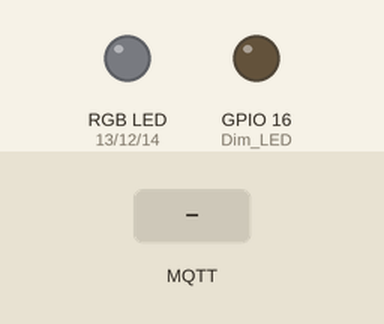
The sketch below on a simulated ESP8266 (NodeMCU). On the bench: an RGB LED mixed from three pins (HIGH = lit), output pins drawn as LEDs (lit = HIGH). Dashed ring = blinking. The test bench sets the inputs (shaded band). WiFi joins after 1.5 s; servers stay silent unless stated; no MQTT or app messages arrive unless stated; what the sketch prints to the serial monitor is not drawn.

Above: at 0.1 s.
At 2.7 s:
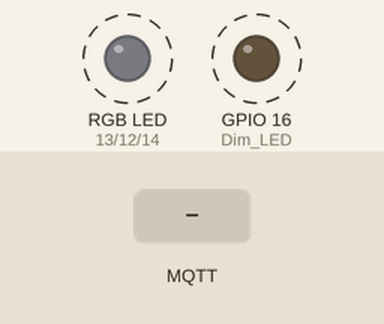
2.8 s: MQTT message "color" arrives on the first subscribed topic
5.8 s: MQTT message "dimmer" arrives on the first subscribed topic
8.8 s: MQTT message "1" arrives on the first subscribed topic
Timing chart, 0 to 17.8 s (numbered marks = the images above; inputs shaded):
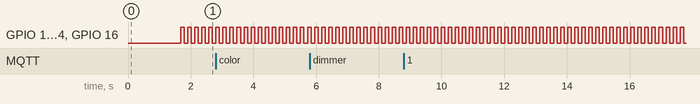

Measured:
- by itself, GPIO 12 (G_LED), GPIO 13 (R_LED), GPIO 14 (B_LED), GPIO 16 (Dim_LED): alternates HIGH for 0.11 s and LOW for 0.11 s

The sketch:

MQTT_RGBLed.ino
```cpp
#include <PubSubClient.h>
#include <ESP8266WiFi.h>

#define R_LED   13
#define G_LED   12
#define B_LED   14
#define Dim_LED 16
//#define CommonA

const char* ssid = "Pi_AP";
const char* password = "Raspberry";
char* server = "192.168.42.1";

String red_s,green_s,blue_s,dim_s;
char R_Set,G_Set,B_Set,Dim_Set,PWM_Count;

void callback(char* topic, byte* payload, unsigned int length) {
  // handle message arrived
  int i = 0;
  int select_color = 0;
  char message_buff[100];

  for(i = 0; i < length; i++) { message_buff[i] = payload[i]; }
  message_buff[i] = '\0';

  String msgString = String(message_buff);

  Serial.print("Subscribe "); Serial.write(topic); Serial.print(" : "); Serial.println(msgString);

  if(String(topic) == "color") {
    for(i = 0; i < (sizeof(msgString) - 1); i++) {
      if(msgString[i] != ',') {
        switch(select_color) {
          case 0: red_s = red_s + msgString[i]; break;
          case 1: green_s = green_s + msgString[i]; break;
          case 2: blue_s = blue_s + msgString[i]; break;
        }
      }
      else select_color++;
    }
    R_Set = red_s.toInt(); G_Set = green_s.toInt(); B_Set  = blue_s.toInt();
    Serial.print("Red : "); Serial.println(int(R_Set));
    Serial.print("Green : "); Serial.println(int(G_Set));
    Serial.print("Blue : "); Serial.println(int(B_Set));
    red_s = ""; green_s = ""; blue_s = "";
  }
  else if(String(topic) == "dimmer") {
    for(i = 0; i < (sizeof(msgString) - 1); i++) {
          dim_s = dim_s + msgString[i];
    }
    Dim_Set = dim_s.toInt();
    Serial.print("Dimmer : "); Serial.println(int(Dim_Set)); dim_s = "";
  }
}

WiFiClient wifiClient;
PubSubClient client(server, 1883, callback, wifiClient);

void setup()
{
  // Setup console
  pinMode(Dim_LED, OUTPUT); pinMode(R_LED, OUTPUT);
  pinMode(G_LED, OUTPUT); pinMode(B_LED, OUTPUT);

  #ifdef CommonA
    digitalWrite(Dim_LED, HIGH); digitalWrite(R_LED, HIGH);
    digitalWrite(G_LED, HIGH); digitalWrite(B_LED, HIGH);
  #else
    digitalWrite(Dim_LED, LOW); digitalWrite(R_LED, LOW);
    digitalWrite(G_LED, LOW); digitalWrite(B_LED, LOW);
  #endif

  Serial.begin(115200); delay(10); Serial.println();
  WiFi.begin(ssid, password);

  int retries = 0;
  while ((WiFi.status() != WL_CONNECTED) && (retries < 10)) {
    retries++; delay(500); Serial.print(".");
  }
  if (WiFi.status() == WL_CONNECTED) {
    Serial.println(""); Serial.println("WiFi connected");
  }

  if (client.connect("RGBLed")) {
    client.subscribe("color"); client.subscribe("dimmer");
  }
}

void loop()
{
  #ifdef CommonA
    if(PWM_Count < R_Set) digitalWrite(R_LED, LOW);
    else digitalWrite(R_LED, HIGH);
    if(PWM_Count < G_Set) digitalWrite(G_LED, LOW);
    else digitalWrite(G_LED, HIGH);
    if(PWM_Count < B_Set) digitalWrite(B_LED, LOW);
    else digitalWrite(B_LED, HIGH);
    if(PWM_Count < Dim_Set) digitalWrite(Dim_LED, LOW);
    else digitalWrite(Dim_LED, HIGH);
  #else
    if(PWM_Count < R_Set) digitalWrite(R_LED, HIGH);
    else digitalWrite(R_LED, LOW);
    if(PWM_Count < G_Set) digitalWrite(G_LED, HIGH);
    else digitalWrite(G_LED, LOW);
    if(PWM_Count < B_Set) digitalWrite(B_LED, HIGH);
    else digitalWrite(B_LED, LOW);
    if(PWM_Count < Dim_Set) digitalWrite(Dim_LED, HIGH);
    else digitalWrite(Dim_LED, LOW);
  #endif
  PWM_Count++; client.loop();
}
```
